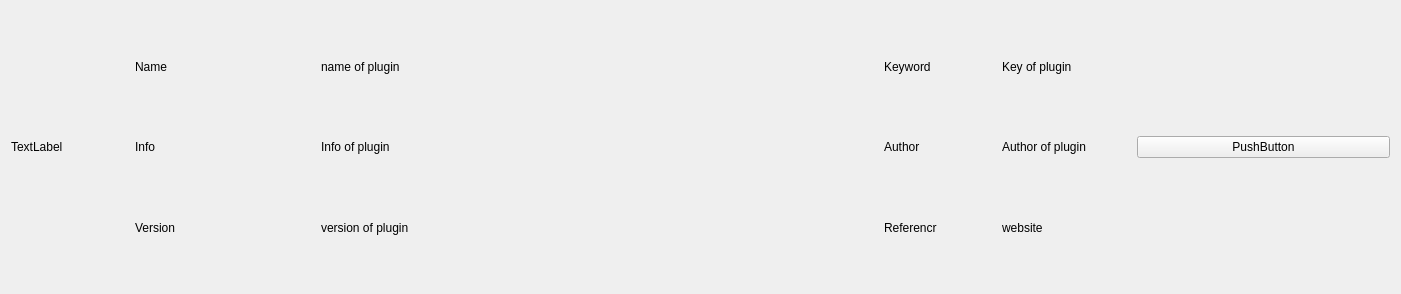
<?xml version="1.0" encoding="UTF-8"?>
<ui version="4.0">
 <class>PluginManagePanel</class>
 <widget class="QWidget" name="PluginManagePanel">
  <property name="geometry">
   <rect>
    <x>0</x>
    <y>0</y>
    <width>1401</width>
    <height>294</height>
   </rect>
  </property>
  <property name="sizePolicy">
   <sizepolicy hsizetype="Preferred" vsizetype="Fixed">
    <horstretch>0</horstretch>
    <verstretch>0</verstretch>
   </sizepolicy>
  </property>
  <property name="windowTitle">
   <string>Form</string>
  </property>
  <layout class="QHBoxLayout" name="horizontalLayout">
   <item>
    <widget class="QLabel" name="logo">
     <property name="sizePolicy">
      <sizepolicy hsizetype="Fixed" vsizetype="Fixed">
       <horstretch>1</horstretch>
       <verstretch>0</verstretch>
      </sizepolicy>
     </property>
     <property name="minimumSize">
      <size>
       <width>100</width>
       <height>100</height>
      </size>
     </property>
     <property name="text">
      <string>TextLabel</string>
     </property>
    </widget>
   </item>
   <item>
    <widget class="QWidget" name="widget" native="true">
     <property name="sizePolicy">
      <sizepolicy hsizetype="Expanding" vsizetype="Expanding">
       <horstretch>4</horstretch>
       <verstretch>0</verstretch>
      </sizepolicy>
     </property>
     <layout class="QGridLayout" name="gridLayout">
      <item row="0" column="0">
       <widget class="QWidget" name="widget_8" native="true">
        <property name="sizePolicy">
         <sizepolicy hsizetype="Expanding" vsizetype="Preferred">
          <horstretch>3</horstretch>
          <verstretch>0</verstretch>
         </sizepolicy>
        </property>
        <layout class="QGridLayout" name="gridLayout_2">
         <item row="2" column="0">
          <widget class="QLabel" name="version_">
           <property name="text">
            <string>Version</string>
           </property>
          </widget>
         </item>
         <item row="1" column="0">
          <widget class="QLabel" name="info_">
           <property name="text">
            <string>Info</string>
           </property>
          </widget>
         </item>
         <item row="0" column="0">
          <widget class="QLabel" name="name_">
           <property name="sizePolicy">
            <sizepolicy hsizetype="Expanding" vsizetype="Preferred">
             <horstretch>1</horstretch>
             <verstretch>0</verstretch>
            </sizepolicy>
           </property>
           <property name="text">
            <string>Name</string>
           </property>
          </widget>
         </item>
         <item row="1" column="1">
          <widget class="QLabel" name="info">
           <property name="text">
            <string>Info of plugin</string>
           </property>
          </widget>
         </item>
         <item row="0" column="1">
          <widget class="QLabel" name="name">
           <property name="sizePolicy">
            <sizepolicy hsizetype="Expanding" vsizetype="Preferred">
             <horstretch>3</horstretch>
             <verstretch>0</verstretch>
            </sizepolicy>
           </property>
           <property name="text">
            <string>name of plugin</string>
           </property>
          </widget>
         </item>
         <item row="2" column="1">
          <widget class="QLabel" name="version">
           <property name="text">
            <string>version of plugin </string>
           </property>
          </widget>
         </item>
        </layout>
       </widget>
      </item>
      <item row="0" column="1">
       <widget class="QWidget" name="widget_9" native="true">
        <property name="sizePolicy">
         <sizepolicy hsizetype="Expanding" vsizetype="Preferred">
          <horstretch>1</horstretch>
          <verstretch>0</verstretch>
         </sizepolicy>
        </property>
        <layout class="QGridLayout" name="gridLayout_3">
         <item row="2" column="0">
          <widget class="QLabel" name="ref_">
           <property name="text">
            <string>Referencr</string>
           </property>
          </widget>
         </item>
         <item row="1" column="1">
          <widget class="QLabel" name="author">
           <property name="text">
            <string>Author of plugin </string>
           </property>
          </widget>
         </item>
         <item row="1" column="0">
          <widget class="QLabel" name="author_">
           <property name="text">
            <string>Author</string>
           </property>
          </widget>
         </item>
         <item row="0" column="0">
          <widget class="QLabel" name="keyword_">
           <property name="text">
            <string>Keyword</string>
           </property>
          </widget>
         </item>
         <item row="0" column="1">
          <widget class="QLabel" name="keyword">
           <property name="text">
            <string>Key of plugin</string>
           </property>
          </widget>
         </item>
         <item row="2" column="1">
          <widget class="QLabel" name="ref">
           <property name="text">
            <string>website</string>
           </property>
          </widget>
         </item>
        </layout>
       </widget>
      </item>
     </layout>
    </widget>
   </item>
   <item>
    <widget class="QPushButton" name="onoff">
     <property name="sizePolicy">
      <sizepolicy hsizetype="Expanding" vsizetype="Fixed">
       <horstretch>1</horstretch>
       <verstretch>0</verstretch>
      </sizepolicy>
     </property>
     <property name="text">
      <string>PushButton</string>
     </property>
    </widget>
   </item>
  </layout>
 </widget>
 <resources/>
 <connections/>
</ui>
